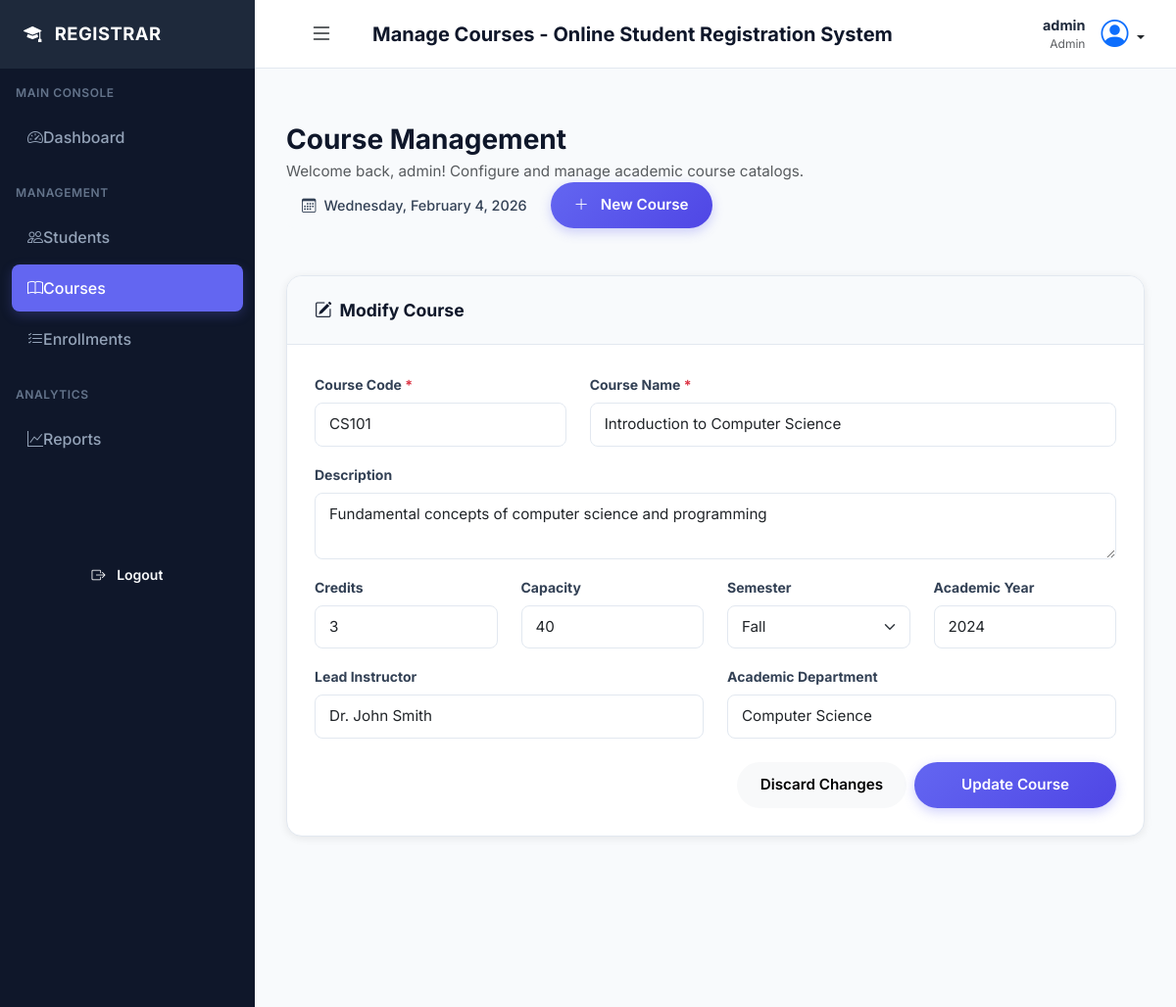
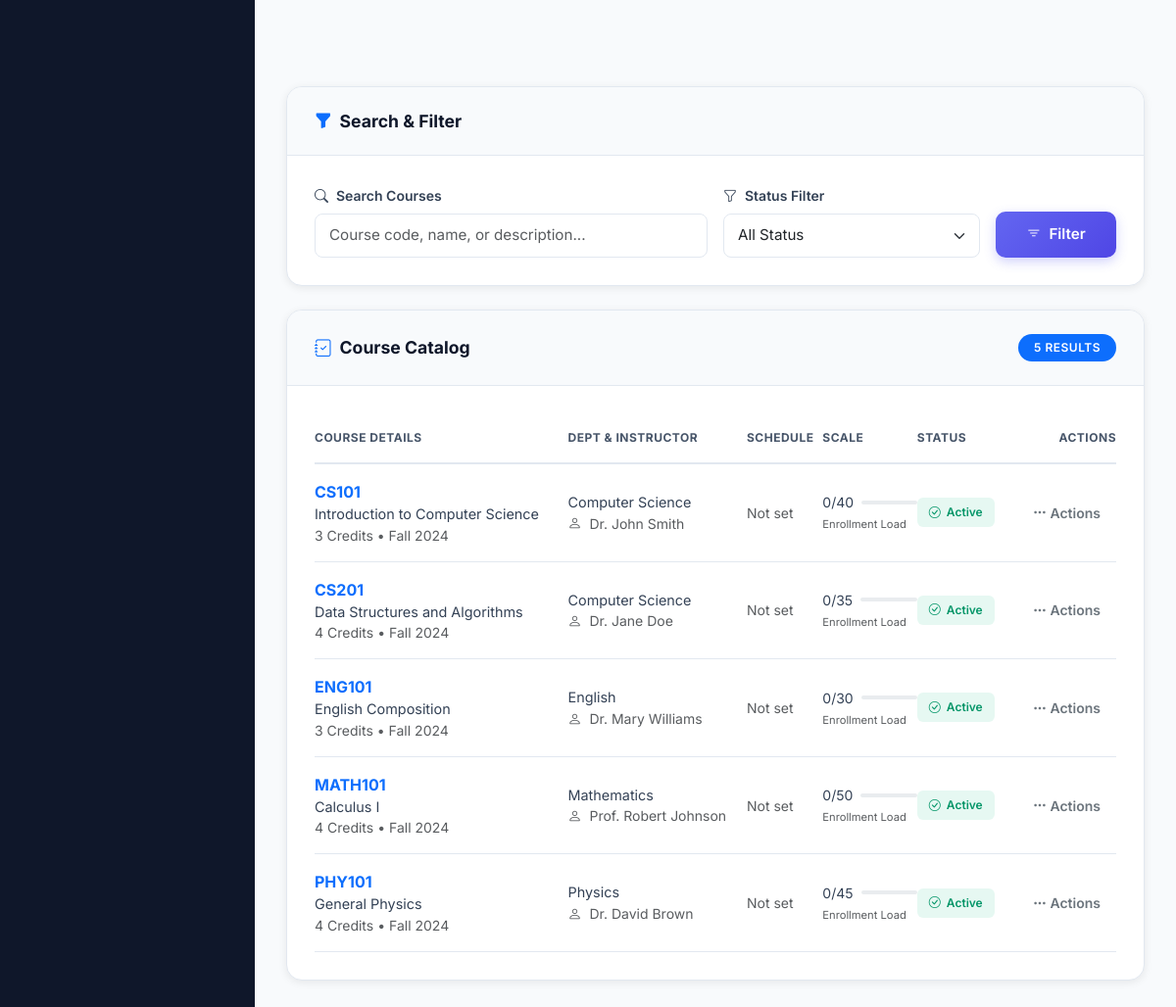
Page /admin/courses.php?edit=1 (signed in) on the committed database (2 pictures, top to bottom).
### tables this page shows
CREATE TABLE IF NOT EXISTS courses (
    course_id INT AUTO_INCREMENT PRIMARY KEY,
    course_code VARCHAR(20) NOT NULL UNIQUE,
    course_name VARCHAR(255) NOT NULL,
    description TEXT,
    credits INT NOT NULL DEFAULT 3,
    max_capacity INT NOT NULL DEFAULT 30,
    current_enrollment INT DEFAULT 0,
    schedule VARCHAR(255),
    instructor VARCHAR(255),
    semester VARCHAR(20) NOT NULL,
    academic_year VARCHAR(20) NOT NULL,
    department VARCHAR(100),
    prerequisites VARCHAR(255),
    status ENUM('active', 'inactive', 'full') DEFAULT 'active',
    created_at TIMESTAMP DEFAULT CURRENT_TIMESTAMP,
    updated_at TIMESTAMP DEFAULT CURRENT_TIMESTAMP ON UPDATE CURRENT_TIMESTAMP,
    INDEX idx_course_code (course_code),
    INDEX idx_semester_year (semester, academic_year),
    INDEX idx_status (status),
    INDEX idx_department (department)
);

### includes/validation_functions.php (called while the page is built, shortened)
<?php
function sanitizeInput($data) {
    $data = trim($data);
    $data = stripslashes($data);
    $data = htmlspecialchars($data, ENT_QUOTES, 'UTF-8');
    return $data;
}
?>

### admin/courses.php (the view, shortened to what this page needs)
<?php
require_once __DIR__ . '/../includes/validation_functions.php';
$editCourse = null;
if (isset($_GET['edit'])) {
    try {
        $db = new Database();
        $conn = $db->getConnection();
        $stmt = $conn->prepare("SELECT * FROM courses WHERE course_id = ?");
        $stmt->execute([intval($_GET['edit'])]);
        $editCourse = $stmt->fetch();
    } catch (Exception $e) {
        $editCourse = null;
    }
}
$search = sanitizeInput($_GET['search'] ?? '');
$status = sanitizeInput($_GET['status'] ?? '');
$page = max(1, intval($_GET['page'] ?? 1));
$limit = ITEMS_PER_PAGE;
$offset = ($page - 1) * $limit;
try {
    $db = new Database();
    $conn = $db->getConnection();
    $where = [];
    $params = [];
    if (!empty($status)) {
        $where[] = "status = ?";
        $params[] = $status;
    } else {
        $where[] = "status != 'inactive'";
    }
    $whereClause = implode(' AND ', $where);
    $countStmt = $conn->prepare("SELECT COUNT(*) FROM courses WHERE $whereClause");
    $countStmt->execute($params);
    $totalCourses = $countStmt->fetchColumn();
    $sql = "SELECT c.*,
            (SELECT COUNT(*) FROM enrollments WHERE course_id = c.course_id AND status IN ('enrolled', 'pending')) as enrolled_count
            FROM courses c
            WHERE $whereClause
            ORDER BY course_code ASC
            LIMIT $limit OFFSET $offset";
    $stmt = $conn->prepare($sql);
    $stmt->execute($params);
    $courses = $stmt->fetchAll();
} catch (Exception $e) {
    error_log("Courses error: " . $e->getMessage());
    $courses = [];
    $totalPages = 0;
    $totalCount = 0;
    $activeCount = 0;
    $fullCount = 0;
}
include __DIR__ . '/../includes/header.php';
?>
<div class="dashboard-header mb-4">
    <div class="d-flex justify-content-between align-items-center flex-wrap">
        <div>
            <h2 class="dashboard-title mb-1">Course Management</h2>
            <p class="dashboard-subtitle text-muted mb-0">Welcome back, <?php echo htmlspecialchars($_SESSION['username'] ?? 'Admin'); ?>! Configure and manage academic course catalogs.</p>
        </div>
        <div class="d-flex gap-2">
            <div class="dashboard-date">
                <i class="bi bi-calendar3 me-2"></i>
                <span><?php echo date('l, F j, Y'); ?></span>
            </div>
            <button class="btn btn-primary rounded-pill px-4" type="button" data-bs-toggle="collapse" data-bs-target="#courseFormCollapse">
                <i class="bi bi-plus-lg me-2"></i> New Course
            </button>
        </div>
    </div>
</div>
    <div class="collapse <?php echo $editCourse ? 'show' : ''; ?> mb-4" id="courseFormCollapse">
        <div class="admin-card">
            <div class="admin-card-header">
                <h5 class="admin-card-title">
                    <i class="bi bi-<?php echo $editCourse ? 'pencil-square' : 'plus-circle-fill'; ?> me-2"></i>
                    <?php echo $editCourse ? 'Modify' : 'Create New'; ?> Course
                </h5>
            </div>
            <div class="admin-card-body">
                <form method="POST" id="courseForm">
                    <div class="row">
                        <div class="col-md-4 mb-3">
                            <label for="course_code" class="form-label small fw-bold">Course Code <span class="text-danger">*</span></label>
                            <input type="text" class="form-control rounded-3" id="course_code" name="course_code"
                                   value="<?php echo htmlspecialchars($editCourse['course_code'] ?? ''); ?>"
                                   placeholder="e.g., CS101" pattern="[A-Z]{2,4}[0-9]{3,4}" required>
                        </div>
                        <div class="col-md-8 mb-3">
                            <label for="course_name" class="form-label small fw-bold">Course Name <span class="text-danger">*</span></label>
                            <input type="text" class="form-control rounded-3" id="course_name" name="course_name"
                                   value="<?php echo htmlspecialchars($editCourse['course_name'] ?? ''); ?>" placeholder="Full Descriptive Name" required>
                        </div>
                    </div>
                    <div class="mb-3">
                        <label for="description" class="form-label small fw-bold">Description</label>
                        <textarea class="form-control rounded-3" id="description" name="description" rows="2" placeholder="Course overview..."><?php echo htmlspecialchars($editCourse['description'] ?? ''); ?></textarea>
                    </div>
                    <div class="row">
                        <div class="col-md-3 mb-3">
                            <label for="credits" class="form-label small fw-bold">Credits</label>
                            <input type="number" class="form-control rounded-3" id="credits" name="credits"
                                   value="<?php echo htmlspecialchars($editCourse['credits'] ?? 3); ?>" min="1" max="6" required>
                        </div>
                        <div class="col-md-3 mb-3">
                            <label for="max_capacity" class="form-label small fw-bold">Capacity</label>
                            <input type="number" class="form-control rounded-3" id="max_capacity" name="max_capacity"
                                   value="<?php echo htmlspecialchars($editCourse['max_capacity'] ?? 30); ?>" min="1" required>
                        </div>
                        <div class="col-md-3 mb-3">
                            <label for="semester" class="form-label small fw-bold">Semester</label>
                            <select class="form-select rounded-3" id="semester" name="semester" required>
                                <option value="Fall" <?php echo ($editCourse['semester'] ?? '') === 'Fall' ? 'selected' : ''; ?>>Fall</option>
                            </select>
                        </div>
                        <div class="col-md-3 mb-3">
                            <label for="academic_year" class="form-label small fw-bold">Academic Year</label>
                            <input type="text" class="form-control rounded-3" id="academic_year" name="academic_year"
                                   value="<?php echo htmlspecialchars($editCourse['academic_year'] ?? date('Y')); ?>" required>
                        </div>
                    </div>
                    <div class="row">
                        <div class="col-md-6 mb-3">
                            <label for="instructor" class="form-label small fw-bold">Lead Instructor</label>
                            <input type="text" class="form-control rounded-3" id="instructor" name="instructor"
                                   value="<?php echo htmlspecialchars($editCourse['instructor'] ?? ''); ?>" placeholder="Dr. Name">
                        </div>
                        <div class="col-md-6 mb-3">
                            <label for="department" class="form-label small fw-bold">Academic Department</label>
                            <input type="text" class="form-control rounded-3" id="department" name="department"
                                   value="<?php echo htmlspecialchars($editCourse['department'] ?? ''); ?>" placeholder="Computer Science">
                        </div>
                    </div>
                    <div class="d-flex justify-content-end gap-2 mt-2">
                        <?php if ($editCourse): ?>
                            <a href="/admin/courses.php" class="btn btn-light rounded-pill px-4">Discard Changes</a>
                        <?php endif; ?>
                        <button type="submit" class="btn btn-primary rounded-pill px-5"><?php echo $editCourse ? 'Update Course' : 'Create Course'; ?></button>
                    </div>
                </form>
            </div>
        </div>
    </div>
<div class="row g-4 mb-4">
    <div class="col-xl-3 col-md-6">
    </div>
    <div class="col-xl-3 col-md-6">
    </div>
    <div class="col-xl-3 col-md-6">
    </div>
    <div class="col-xl-3 col-md-6">
    </div>
</div>
<div class="row g-4 mb-4">
    <div class="col-lg-12">
        <div class="admin-card">
            <div class="admin-card-header">
                <h5 class="admin-card-title">
                    <i class="bi bi-funnel-fill text-primary me-2"></i>
                    Search & Filter
                </h5>
            </div>
            <div class="admin-card-body">
                <form method="GET" action="" class="row g-3">
                    <div class="col-md-6">
                        <label for="search" class="form-label fw-semibold">
                            <i class="bi bi-search me-2"></i>Search Courses
                        </label>
                        <input type="text" class="form-control" id="search" name="search"
                               value="<?php echo htmlspecialchars($search); ?>"
                               placeholder="Course code, name, or description...">
                    </div>
                    <div class="col-md-4">
                        <label for="status" class="form-label fw-semibold">
                            <i class="bi bi-funnel me-2"></i>Status Filter
                        </label>
                        <select class="form-select" id="status" name="status">
                            <option value="">All Status</option>
                        </select>
                    </div>
                    <div class="col-md-2 d-flex align-items-end">
                        <button type="submit" class="btn btn-primary w-100">
                            <i class="bi bi-filter me-2"></i>Filter
                        </button>
                    </div>
                </form>
            </div>
        </div>
    </div>
</div>
<div class="row g-4">
    <div class="col-lg-12">
        <div class="admin-card">
            <div class="admin-card-header d-flex justify-content-between align-items-center">
                <h5 class="admin-card-title">
                    <i class="bi bi-journal-check text-primary me-2"></i>
                    Course Catalog
                </h5>
                <span class="badge bg-primary rounded-pill"><?php echo number_format($totalCourses); ?> Results</span>
            </div>
            <div class="admin-card-body">
                <?php if (empty($courses)): ?>
                    <div class="empty-state">
                        <i class="bi bi-book empty-state-icon"></i>
                        <p class="empty-state-text">No courses found matching your criteria.</p>
                    </div>
                <?php else: ?>
                    <div class="table-modern-wrapper">
                        <table class="table table-modern">
                        <thead>
                            <tr>
                                <th>Course Details</th>
                                <th>Dept & Instructor</th>
                                <th>Schedule</th>
                                <th>Scale</th>
                                <th>Status</th>
                                <th class="text-end">Actions</th>
                            </tr>
                        </thead>
                        <tbody>
                            <?php foreach ($courses as $course): ?>
                                <tr>
                                    <td>
                                        <div class="fw-bold text-primary"><?php echo htmlspecialchars($course['course_code']); ?></div>
                                        <div style="font-size: 0.9rem;"><?php echo htmlspecialchars($course['course_name']); ?></div>
                                        <div class="text-muted small"><?php echo $course['credits']; ?> Credits • <?php echo htmlspecialchars($course['semester']); ?> <?php echo htmlspecialchars($course['academic_year']); ?></div>
                                    </td>
                                    <td>
                                        <div style="font-size: 0.9rem;"><?php echo htmlspecialchars($course['department'] ?? 'General'); ?></div>
                                        <div class="text-muted small"><i class="bi bi-person me-1"></i> <?php echo htmlspecialchars($course['instructor'] ?? 'TBA'); ?></div>
                                    </td>
                                    <td>
                                        <div class="small text-muted"><?php echo htmlspecialchars($course['schedule'] ?? 'Not set'); ?></div>
                                    </td>
                                    <td>
                                        <div class="d-flex align-items-center mb-1">
                                            <div class="small me-2"><?php echo $course['enrolled_count']; ?>/<?php echo $course['max_capacity']; ?></div>
                                            <div class="progress flex-grow-1" style="height: 4px; max-width: 60px;">
                                            </div>
                                        </div>
                                        <div class="text-muted" style="font-size: 0.7rem;">Enrollment Load</div>
                                    </td>
                                    <td>
                                        <span class="status-badge status-badge-<?php echo $course['status'] === 'active' ? 'success' : ($course['status'] === 'full' ? 'warning' : 'secondary'); ?>">
                                            <i class="bi bi-<?php echo $course['status'] === 'active' ? 'check-circle' : ($course['status'] === 'full' ? 'exclamation-circle' : 'pause-circle'); ?>"></i>
                                            <?php echo ucfirst($course['status']); ?>
                                        </span>
                                    </td>
                                    <td class="text-end">
                                        <div class="dropdown">
                                            <button class="btn btn-sm btn-outline-secondary rounded-pill px-3" type="button" data-bs-toggle="dropdown">
                                                <i class="bi bi-three-dots"></i> Actions
                                            </button>
                                        </div>
                                    </td>
                                </tr>
                            <?php endforeach; ?>
                            </tbody>
                        </table>
                    </div>
                <?php endif; ?>
            </div>
        </div>
    </div>
</div>
</div>
<?php include __DIR__ . '/../includes/footer.php'; ?>

### rows in the picture
courses: course_code "CS101", course_name "Introduction to Computer Science", description "Fundamental concepts of computer science and programming", credits "3", max_capacity "40", semester "Fall", academic_year "2024", instructor "Dr. John Smith", department "Computer Science", schedule "Not set", enrolled_count "0", status "Active"
courses: course_code "CS201", course_name "Data Structures and Algorithms", credits "4", semester "Fall", academic_year "2024", department "Computer Science", instructor "Dr. Jane Doe", schedule "Not set", enrolled_count "0", max_capacity "35", status "Active"
courses: course_code "ENG101", course_name "English Composition", credits "3", semester "Fall", academic_year "2024", department "English", instructor "Dr. Mary Williams", schedule "Not set", enrolled_count "0", max_capacity "30", status "Active"
courses: course_code "MATH101", course_name "Calculus I", credits "4", semester "Fall", academic_year "2024", department "Mathematics", instructor "Prof. Robert Johnson", schedule "Not set", enrolled_count "0", max_capacity "50", status "Active"
courses: course_code "PHY101", course_name "General Physics", credits "4", semester "Fall", academic_year "2024", department "Physics", instructor "Dr. David Brown", schedule "Not set", enrolled_count "0", max_capacity "45", status "Active"

### other values in the picture
$pageTitle "Manage Courses - Online Student Registration System"
$_SESSION['username'] "admin"
$_SESSION['user_role'] "Admin"
$totalCourses "5"
